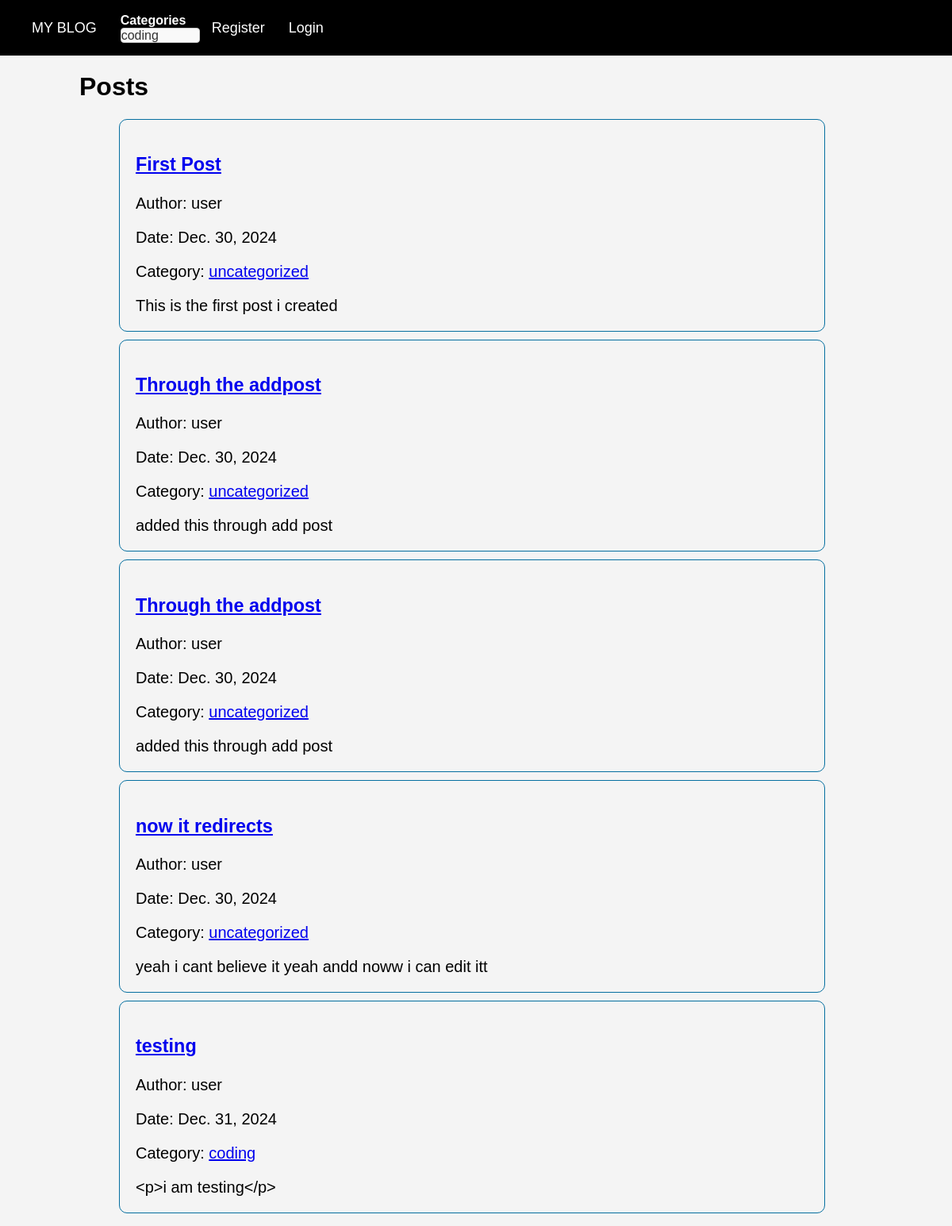
The page / on the database its author committed.
### newblog/models.py (models this page shows, shortened)
class Post(models.Model):
    title = models.CharField(max_length=200)
    header_image=models.ImageField(null=True,blank=True,upload_to="images/")
    author = models.ForeignKey(User, on_delete=models.CASCADE)
    body = RichTextField(blank=True,null=True)
    post_date = models.DateField(auto_now_add=True)
    category = models.CharField(max_length=200, default="uncategorized")
    likes = models.ManyToManyField(User,related_name='blog_post')

### newblog/views.py (the view)
# urls.py: 2. Add a URL to urlpatterns:  path('', views.home, name='home')
class home(ListView):
    def get_context_data(self, **kwargs):
        context = super().get_context_data(**kwargs)
        context['cat_menu'] = Category.objects.all()
        return context
    model = Post
    template_name = 'home.html'

### newblog/models.py (called while the page is built)
    def __str__(self):
        return self.name

### newblog/templates/home.html (shortened to what this page needs)
{% extends 'base.html' %}
{% block content %}
<h1> Posts</h1>
<ul>
{% for post in object_list %}
<li>
    <h3><a href="{% url 'article-detail' post.pk %}">{{ post.title }}</a></h3>
    <p>Author: {{ post.author }}</p>
    <p>Date: {{ post.post_date }}</p>
    <p>Category: <a href="{% url 'category' post.category|slugify %}">{{ post.category }}</a></p>
    {{ post.body|slice:":200" }}</li>
{% endfor %}
</ul>
{% endblock %}

### static/css/style.css (style rules this page uses)
body { font-family: Arial, sans-serif; margin: 0; padding: 0; background-color: #f4f4f4; color: #000000; }
.postcont ul { list-style: none; }
.postcont li { height: auto; width: 80%; border: 0.5px solid rgb(5, 111, 160); padding: 20px; margin: 10px; font-size: 20px; border-radius: 10px; }

### rows shown on the page
Post: title "First Post", author "user", post_date "Dec. 30, 2024", category "uncategorized", body "This is the first post i created"
Post: title "Through the addpost", author "user", post_date "Dec. 30, 2024", category "uncategorized", body "added this through add post"
Post: title "Through the addpost", author "user", post_date "Dec. 30, 2024", category "uncategorized", body "added this through add post"
Post: title "now it redirects", author "user", post_date "Dec. 30, 2024", category "uncategorized", body "yeah i cant believe it yeah andd noww i can edit itt"
Post: title "testing", author "user", post_date "Dec. 31, 2024", category "coding", body "<p>i am testing</p>"

### other values the page prints
form field categories "coding"
